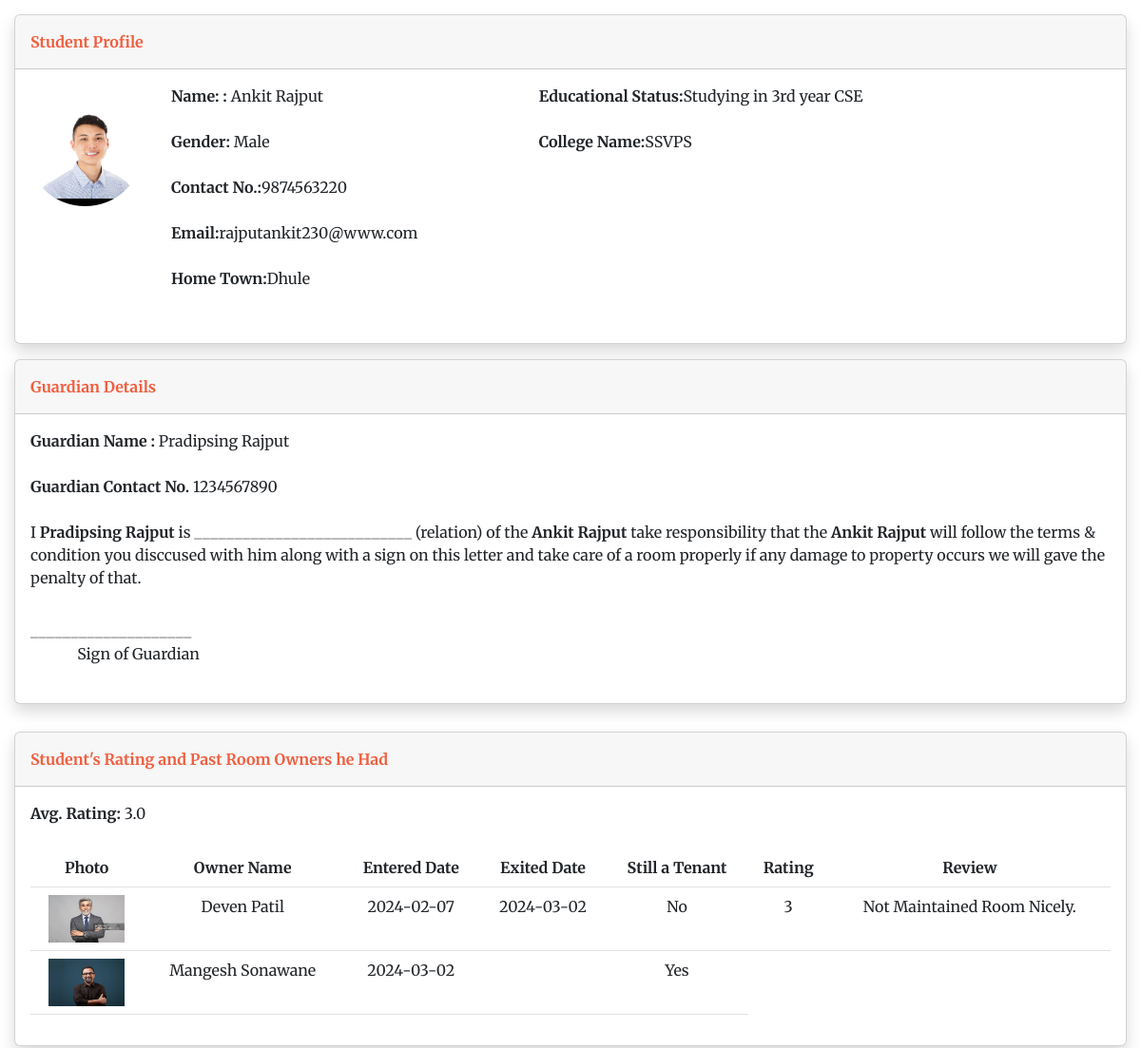
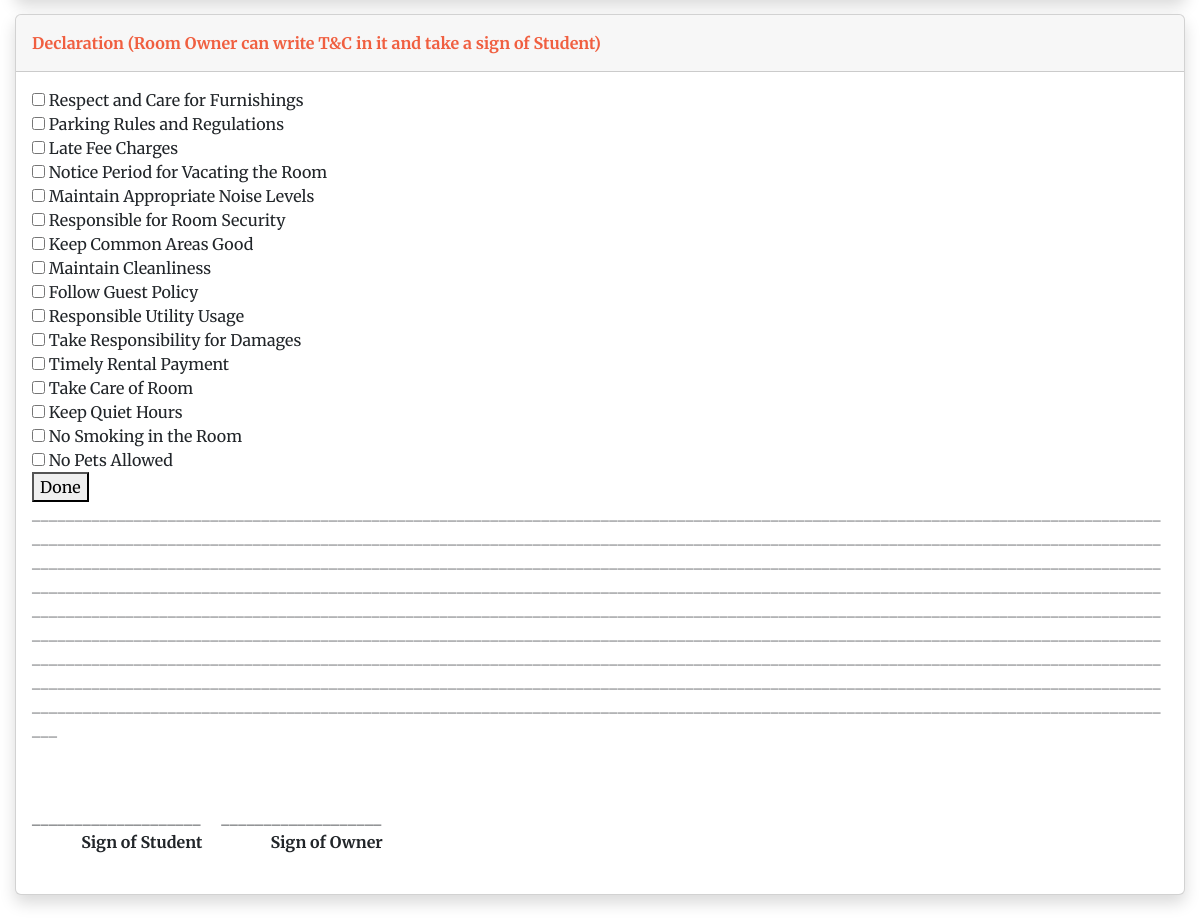
/Users/Student/form.php (signed in), run on the app's committed database (2 pictures, top to bottom).
### tables this page shows
CREATE TABLE `students` (
  `stud_id` varchar(36) NOT NULL,
  `stud_photo` varchar(500) NOT NULL,
  `stud_fname` varchar(20) NOT NULL,
  `stud_lname` varchar(20) NOT NULL,
  `stud_phno` varchar(11) NOT NULL,
  `stud_email` varchar(60) NOT NULL,
  `stud_gender` varchar(6) NOT NULL,
  `stud_edu_bg` varchar(50) NOT NULL,
  `stud_college_name` varchar(50) NOT NULL,
  `stud_hometown` varchar(50) NOT NULL,
  `stud_gd_name` varchar(20) NOT NULL,
  `stud_gd_phno` varchar(10) NOT NULL,
  `stud_username` varchar(30) NOT NULL,
  `stud_password` varchar(30) NOT NULL,
  `acs_date` date NOT NULL DEFAULT current_timestamp()
);

CREATE TABLE `owners` (
  `owner_id` varchar(36) NOT NULL,
  `owner_photo` varchar(500) NOT NULL,
  `owner_fname` varchar(20) NOT NULL,
  `owner_lname` varchar(20) NOT NULL,
  `owner_phno` varchar(11) NOT NULL,
  `owner_email` varchar(60) NOT NULL,
  `owner_username` varchar(30) NOT NULL,
  `owner_password` varchar(30) NOT NULL,
  `acs_date` date NOT NULL DEFAULT current_timestamp()
);

CREATE TABLE `tenants` (
  `tt_id` varchar(36) NOT NULL,
  `stud_id` varchar(36) NOT NULL,
  `owner_id` varchar(36) NOT NULL,
  `room_id` varchar(36) NOT NULL,
  `added_date` date NOT NULL,
  `removed_date` date NOT NULL,
  `still_tenant` varchar(4) NOT NULL
);

CREATE TABLE `student_reviews` (
  `str_id` varchar(36) NOT NULL,
  `stud_id` varchar(36) NOT NULL,
  `owner_id` varchar(36) NOT NULL,
  `str_date` date NOT NULL DEFAULT current_timestamp(),
  `str_rating` int(11) NOT NULL,
  `str_review` varchar(500) NOT NULL
);

### Users/Student/form.php (the view, shortened to what the rows shown need)
<!DOCTYPE html>
<html lang="en">
<head>
    <link rel="stylesheet" href="assets/bootstrap/css/bootstrap.min.css">
    <link rel="stylesheet" href="assets/css/styles.min.css">
</head>
<body id="page-top content" data-bs-spy="scroll" data-bs-target="#mainNav" data-bs-offset="57"
    style="--bs-primary: #000000;--bs-primary-rgb: 0,0,0;">
    <div id="content" style="margin: 15px;padding-bottom: 10px;">
        <div class="">
            <div class="col-lg-12">
                <?php
                $stud_id = $_SESSION['user_id'];
                include("../connection.php");
                $sql = "SELECT * FROM students WHERE stud_id = '$stud_id'";
                $result = mysqli_query($conn, $sql);
                if ($result) {
                    if ($result->num_rows == 1) {
                        $student = mysqli_fetch_assoc($result);
                        $stud_photo = $student['stud_photo'];
                    } else {
                        $stud_username = 'N/A';
                        $stud_photo = 'https://shorturl.at/ptQS8';
                    }
                } else {
                    $stud_username = 'N/A';
                    $stud_photo = 'https://shorturl.at/ptQS8';
                }
                ?>
                <div class="card shadow mb-3">
                    <div class="card-body">
                        <form>
                            <div class="row">
                                <div class="col-xl-2" style="width: 148px;">
                                    <div class="mb-3">
                                        <div class="mb-3" style="width: 124px;"><img class="rounded-circle mb-3 mt-4"
                                                src="<?php echo $stud_photo; ?>" width="115" height="104"
                                                style="margin: 0px;margin-top: 22px;"></div>
                                    </div>
                                </div>
                                <div class="col-xl-4">
                                    <div class="mb-3">
                                        <div class="mb-3"><label class="form-label" for="last_name"><strong>Name:
                                                    :&nbsp;</strong></label><label class="form-label" for="last_name">
                                                <?php echo $student['stud_fname'] . " " . $student['stud_lname']; ?>
                                            </label></div>
                                        <div class="mb-3"><label class="form-label"
                                                for="last_name"><strong>Gender:&nbsp;</strong></label><label
                                                class="form-label" for="last_name">
                                                <?php echo $student['stud_gender']; ?>
                                            </label></div>
                                    </div>
                                    <div class="mb-3"><label class="form-label" for="last_name"><strong>Contact
                                                No.:</strong></label><label class="form-label" for="last_name">
                                            <?php echo $student['stud_phno']; ?>
                                        </label></div>
                                    <div class="mb-3"><label class="form-label"
                                            for="last_name"><strong>Email:</strong></label><label class="form-label"
                                            for="last_name">
                                            <?php echo $student['stud_email']; ?>
                                        </label></div>
                                    <div class="mb-3"><label class="form-label" for="last_name"><strong>Home
                                                Town:</strong></label><label class="form-label" for="last_name">
                                            <?php echo $student['stud_hometown']; ?>
                                        </label></div>
                                </div>
                                <div class="col">
                                    <div class="mb-3">
                                        <div class="mb-3"><label class="form-label" for="last_name"><strong>Educational
                                                    Status:</strong></label><label class="form-label" for="last_name">
                                                <?php echo $student['stud_edu_bg']; ?>
                                        </div>
                                        <div class="mb-3"><label class="form-label" for="last_name"><strong>College
                                                    Name:</strong></label><label class="form-label" for="last_name">
                                                <?php echo $student['stud_college_name']; ?>
                                            </label></div>
                                    </div>
                                </div>
                            </div>
                        </form>
                    </div>
                </div>
                <div class="card shadow mb-3">
                    <div class="card-body">
                        <form>
                            <div class="row">
                                <div class="col">
                                    <div class="mb-3">
                                        <div class="mb-3"><label class="form-label" for="last_name"><strong>Guardian
                                                    Name :</strong>&nbsp;</label><label class="form-label"
                                                for="last_name">
                                                <?php echo $student['stud_gd_name']; ?>
                                            </label></div>
                                        <div class="mb-3"><label class="form-label" for="last_name"><strong>Guardian
                                                    Contact No.&nbsp;</strong></label><label class="form-label"
                                                for="last_name">
                                                <?php echo $student['stud_gd_phno']; ?>
                                            </label></div>
                                    </div>
                                </div>
                            </div>
                            <div class="row">
                                <div class="col">
                                    <div class="mb-3">
                                        <div class="mb-3">
                                            <label class="form-label" for="last_name">I
                                                <b>
                                                    <?php echo $student['stud_gd_name']; ?>
                                                </b>
                                                is ___________________________ (relation) of the
                                                <b>
                                                    <?php echo $student['stud_fname'] . " " . $student['stud_lname'] ?>
                                                </b>
                                                take responsibility that the
                                                <b>
                                                    <?php echo $student['stud_fname'] . " " . $student['stud_lname'] ?>
                                                </b>
                                                will follow the terms & condition you disccused with him along with a
                                                sign on this letter and take care of a room properly if any damage to
                                                property occurs we
                                                will gave the penalty of that.
                                            </label>
                                        </div>
                                    </div>
                                </div>
                            </div>
                        </form>
                    </div>
                </div>
                <div class="page-break card shadow mb-3" style="margin-top: 29px; page-break-before: always;">
                    <div class="card-body">
                        <div class="table-responsive">
                            <table class="table" style="text-align:center;">
                                <thead>
                                    <tr>
                                        <th>Photo</th>
                                        <th>Owner Name</th>
                                        <th>Entered Date</th>
                                        <th>Exited Date</th>
                                        <th>Still a Tenant</th>
                                        <th>Rating</th>
                                        <th>Review</th>
                                    </tr>
                                </thead>
                                <tbody id="searchResult">
                                    <?php
                                    include("../connection.php");
                                    $studid = $_SESSION['user_id'];
                                    $sql = "SELECT * FROM tenants WHERE stud_id = '$studid'";
                                    $result = $conn->query($sql);
                                    while ($row = $result->fetch_assoc()) {
                                        $sql2 = "SELECT * FROM owners WHERE owner_id = '$row[owner_id]'";
                                        $result2 = $conn->query($sql2);
                                        while ($row2 = $result2->fetch_assoc()) {
                                            echo "
                                              <tr>
                                                  <td><img src='$row2[owner_photo]' alt='Room Owner Profile' width='80px' height='50px'></td>
                                                  <td>$row2[owner_fname] $row2[owner_lname]</td>
                                                  <td>$row[added_date]</td>
                                                  <td>";
                                            echo ($row['removed_date'] === '0000-00-00') ? '' : $row['removed_date'];
                                            echo "</td>
                                                  <td>$row[still_tenant]</td>
                                              ";
                                            $ratesql = "SELECT * FROM student_reviews WHERE owner_id = '$row[owner_id]' AND stud_id = '$stud_id'";
                                            $rateresult = $conn->query($ratesql);
                                            while ($raterow = $rateresult->fetch_assoc()) {
                                                echo "
                                                    <td>$raterow[str_rating]</td>
                                                    <td>$raterow[str_review]</td>
                                                </tr>
                                                ";
                                            }
                                        }
                                    }
                                    ?>
                                </tbody>
                            </table>
                        </div>
                    </div>
                </div>
            </div>
        </div>
    </div>
</body>
</html>

### data on the page
students: stud_photo (picture), stud_fname "Ankit", stud_lname "Rajput", stud_gender "Male", stud_phno "9874563220", stud_email "rajputankit230@www.com", stud_hometown "Dhule", stud_edu_bg "Studying in 3rd year CSE", stud_college_name "SSVPS", stud_gd_name "Pradipsing Rajput", stud_gd_phno "1234567890"
tenants: added_date "2024-02-07", removed_date "2024-03-02", still_tenant "No"
owners: owner_photo (picture), owner_fname "Deven", owner_lname "Patil"
student_reviews: str_rating "3", str_review "Not Maintained Room Nicely."
tenants: added_date "2024-03-02", still_tenant "Yes"
owners: owner_photo (picture), owner_fname "Mangesh", owner_lname "Sonawane"

### other printed values
$avgRating "3.0"
